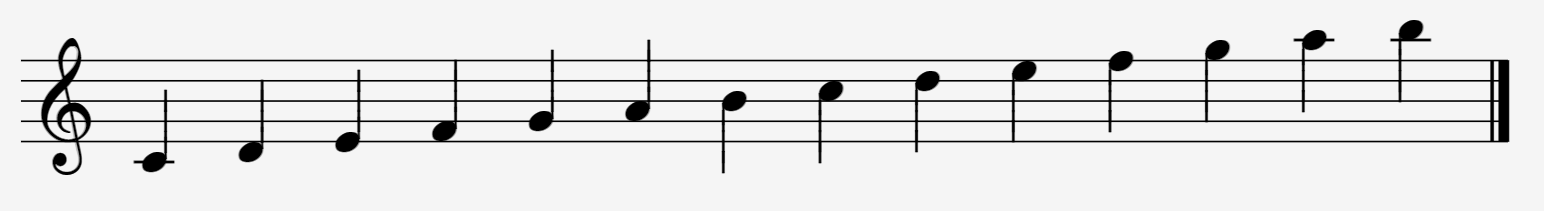
#> input picture all_testcases/test-set-scanned/test-cases/04.PNG, 1544 x 211 px, found by its file name
$ jupyter execute --allow-errors omr3.ipynb   (shell and % lines are left out)   (older library calls are emulated)
#> lines starting #> are read from the running program, lines starting #| are printed output that depends on the picture; after the words box and inside, x2 and y2 are one past the last pixel; in counts of white or black regions, pixels touching at a corner belong together
### commonfunctions.py


import skimage.io as io
import matplotlib.pyplot as plt
import numpy as np
from skimage.exposure import histogram
from matplotlib.pyplot import bar
from skimage.color import rgb2gray
from skimage.filters import threshold_otsu, gaussian,median
from skimage.morphology import binary_opening, binary_closing, binary_dilation, binary_erosion, closing, opening, square, skeletonize, disk
from skimage.feature import canny
from skimage.transform import resize


def show_images(images, titles=None):
    n_ims = len(images)
    if titles is None:
        titles = ['(%d)' % i for i in range(1, n_ims + 1)]
    fig = plt.figure()
    n = 1
    for image, title in zip(images, titles):
        a = fig.add_subplot(1, n_ims, n)
        if image.ndim == 2:
            plt.gray()
        plt.imshow(image)
        a.set_title(title)
        plt.axis('off')
        n += 1
    fig.set_size_inches(np.array(fig.get_size_inches()) * n_ims)
    plt.show()


# [27 lines left out: functions showHist, gray_img, otsu, not called in this run]


def get_gray(img):
    gray = rgb2gray(np.copy(img))
    return gray


def get_thresholded(img, thresh):
    return 1*(img > thresh)


# [27 lines left out: functions histogram, get_line_indices, get_region_lines_indices, not called in this run]

### omr3.ipynb
[cell 1]
from commonfunctions import *
from rle import *

[cell 2]
from skimage.transform import resize as sk_resize
from skimage.filters import median, gaussian
from skimage.feature import canny
from skimage.filters import threshold_otsu
from collections import Counter
from skimage.transform import hough_line, hough_line_peaks, probabilistic_hough_line, rotate, hough_ellipse, hough_circle, hough_circle_peaks
from skimage import draw
from skimage.morphology import binary_opening, binary_closing, binary_dilation, binary_erosion, closing, opening, square, skeletonize
from skimage.feature import match_template, blob_dog, blob_log
from skimage.measure import label, regionprops
from skimage.color import label2rgb
import matplotlib.patches as mpatches
import glob
import cv2

[cell 3]
# [5 lines left out: function gray_img, not called in this run]

[cell 4]
# [4 lines left out: function otsu, not called in this run]

[cell 5]
def get_gray(img):
    gray = rgb2gray(np.copy(img))
    return gray
def get_thresholded(img, thresh):
    return 1*(img > thresh)

[cell 6]
# [14 lines left out: function calculate_thickness_spacing, not called in this run]

[cell 7]
# [34 lines left out: functions whitene, remove_staff_lines, not called in this run]

[cell 8]
img = io.imread('testcases/test-set-scanned/test-cases/04.PNG')
#> img is the input picture: shape (211, 1544, 4); mean R, G, B, A 228.2, 228.2, 228.2, 255
original = img.copy()
gray = get_gray(img)
bin_img = get_thresholded(gray, threshold_otsu(gray))
#> in get_thresholded, `return 1*(img > thresh)`:
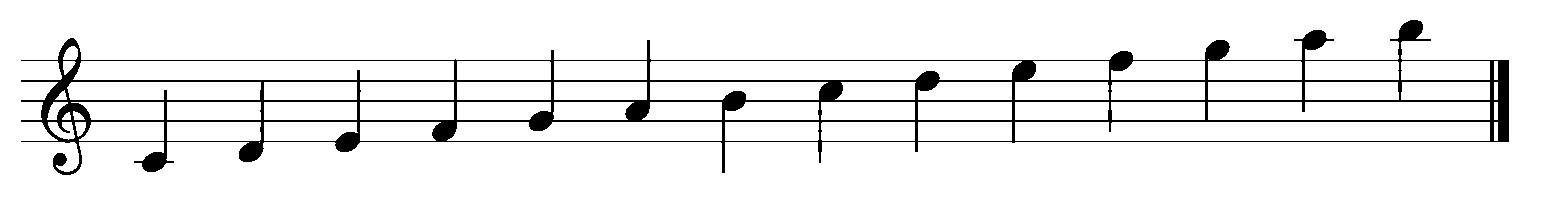
#> returned value: shape (211, 1544) int64; values 0 (black) and 1 (white), 93.1% white; 1 black region, box (x1, y1, x2, y2) and area: (21, 20, 1509, 175) 22439
print(np.max(bin_img))
#| 1
show_images([gray, bin_img], ['Gray', 'Binary'])
#> in show_images, `n_ims = len(images)`: n_ims = 2
#> the loop in show_images, `for image, title in zip(images, titles):` made 2 passes
#> (title, n) on passes 1 to 2: ('Gray', 2), ('Binary', 3)
#> after the loop in show_images, `for image, title in zip(images, titles):`: n = 3
#> in show_images, `plt.show()`:
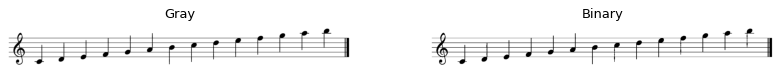
#> figure drawn by matplotlib, 2 panels

#> (a cell that did not finish here is left out)

#> (a cell that did not finish here is left out)

[cell 11]
def histogram(img, thresh):
#> called with thresh = 0.8
    hist = (np.ones(img.shape) - img).sum(dtype=np.int32, axis=1)
#> hist = 211 values, max 1488 at index 60, min 0 at index 0, mean 106.3
    _max = np.amax(hist)
    hist[hist[:] < _max * thresh] = 0
    return hist
def get_line_indices(hist):
    indices = []
#> indices = []
    prev = 0
    for index, val in enumerate(hist):
        if val > 0 and prev <= 0:
            indices.append(index)
        prev = val
#> after the loop, indices = [60, 80, 100, 120, 141]
    return indices

[cell 12]
line_indices = get_line_indices(histogram(bin_img, 0.8))
#> line_indices = [60, 80, 100, 120, 141]
print(line_indices)
#| [60, 80, 100, 120, 141]
#> (the rest of this cell did not finish here and is left out)

[cell 13]
end_of_staff = []
#> (the rest of this cell did not finish here and is left out)

[cell 14]
box_centers = []
spacing_between_staff_blocks = []
for i in range(len(end_of_staff)-1):
    spacing_between_staff_blocks.append(end_of_staff[i+1][1] - end_of_staff[i][1])
    if i % 2 == 0:
        offset = (end_of_staff[i+1][1] - end_of_staff[i][1])//2
        center = end_of_staff[i][1] + offset
        box_centers.append((center, offset))

#> (the rest of this cell did not finish here and is left out)

[cell 15]
end_points = []
regions_of_interest = []
regions_with_staff = []
img_with_bboxes = np.copy(gray)
for index, (center, offset) in enumerate(box_centers):
    y0 = int(center) - max_margin - offset + margin
    y1 = int(center) + max_margin + offset - margin
    end_points.append((y0, y1))

    rr, cc = draw.rectangle(start = (y0, 0), end = (y1, img_with_bboxes.shape[1]), shape=img_with_bboxes.shape)
    # io.imsave(f'blocks/region{index}.png', gray[y0:y1, 0:img_with_bboxes.shape[1]])
    regions_with_staff.append(gray[y0:y1, 0:img_with_bboxes.shape[1]])
    staff_block = no_staff_img[y0:y1, 0:img_with_bboxes.shape[1]]
    show_images([staff_block])
    regions_of_interest.append(opening(staff_block, np.ones((thickness, thickness))))
    img_with_bboxes[rr, cc] = 0
#> after the loop, end_points = []; regions_of_interest = []; regions_with_staff = []

#> (a cell that did not finish here is left out)

[cell 17]
show_images([gray, img_with_bboxes], ['Gray', 'Detected ROIs'])
#> the loop in show_images (call 2), `for image, title in zip(images, titles):` made 2 passes
#> after the loop in show_images (call 2), `for image, title in zip(images, titles):`: n = 3
#> in show_images (call 2), `plt.show()`:
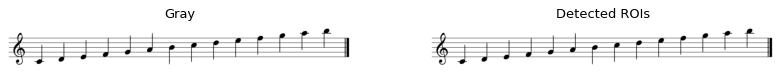
#> figure drawn by matplotlib, 2 panels
print('ROIs....')
# if thickness % 2 == 0:
#     thickness += 1
for staff_block in regions_of_interest:
    io.imsave('staff_test.png', staff_block.astype(np.uint8))
    show_images([staff_block])
#> this loop made 0 passes
    # print(np.max(staff_block))

[cell 18]
line_indices = sorted(line_indices)
all_lines_indices = []
#> (the rest of this cell did not finish here and is left out)

[cell 19]
# [4 lines left out: function find_nearest, not called in this run]

[cell 20]
# [32 lines left out: function estimate_note_name, not called in this run]

[cell 21]
# [20 lines left out: function estim, not called in this run]

[cell 22]
# [24 lines left out: function estimate2, not called in this run]

[cell 23]
quarter_templates = ['heads/black/quarter.png', 'heads/black/solid-note.png']
quarters = [cv2.imread(temp_path, 0) for temp_path in quarter_templates]
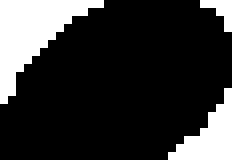
#> input picture heads/black/quarter.png, 29 x 20 px (shown 8 times larger)
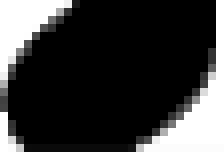
#> input picture heads/black/solid-note.png, 28 x 20 px (shown 8 times larger)
#> quarters = 2 items
